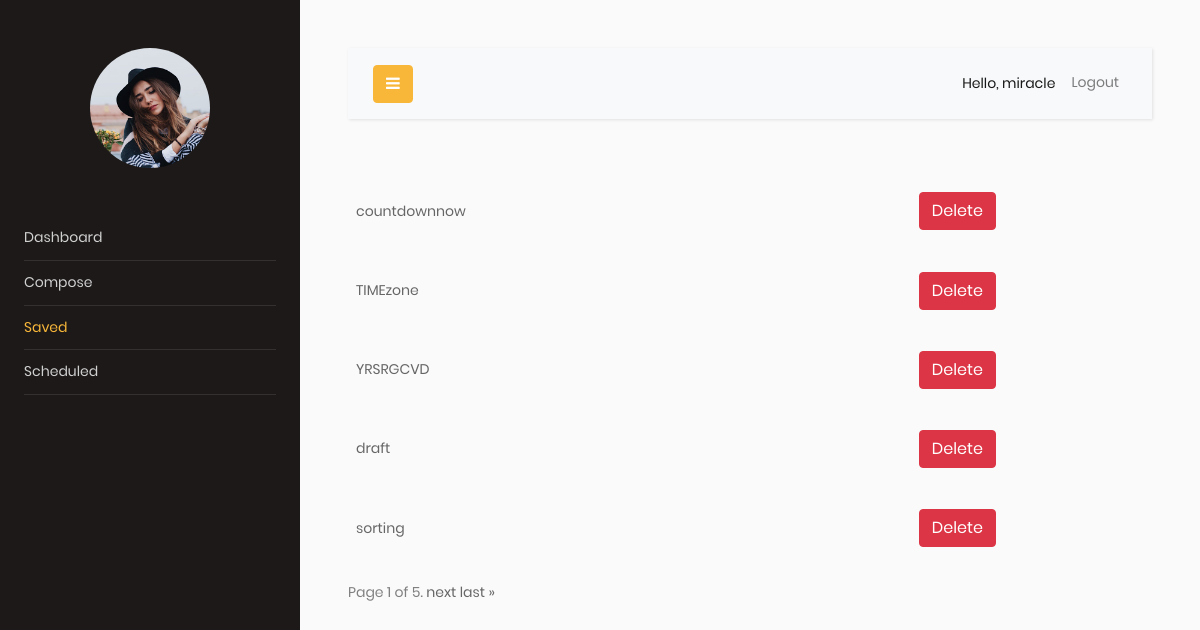
The page /saved/ (signed in) on the database its author committed.
### emailscheduler/models.py (models this page shows)
class Compose(models.Model):
    user = models.ForeignKey(User, on_delete=models.CASCADE, related_name="emaillist", null=True)
    To = models.EmailField()
    cc = models.EmailField(blank=True, null=True)
    bcc = models.EmailField(blank=True, null=True)
    subject = models.CharField(max_length=200, blank=True, null=True)
    body = RichTextField(blank=True, null=True)
    date_time = models.DateTimeField(blank=True, null=True)
    draft = models.BooleanField(default=True)
    def __str__(self):
        return self.subject

### emailscheduler/views.py (the view)
# urls.py: path("saved/", views.saved, name="saved"),
def saved(request):
    emaillist= Compose.objects.filter(user=request.user)
    paginator = Paginator(emaillist,5)
    page_number = request.GET.get('page')
    page_obj = paginator.get_page(page_number)
    return render(request, 'saved.html',{"emaillist":emaillist,'page_obj': page_obj})

### templates/saved.html (shortened to what this page needs)
<!DOCTYPE html>
<html lang="en">
<head>
    {% extends 'base.html' %}
{% block content %}
{% for email in page_obj %}
    <table><td style="width: 70%">
<a href="{% url 'showsaved' email.id %}">
    {{ email }}
</a></td>
        <td><a class="btn btn-danger" href="{% url 'delete' email.id %}" size="10">Delete</a></td><br/>
    </table>
{% endfor %}<br/>
    <div class="pagination">
    <span class="step-links">
        <span class="current">
            Page {{ page_obj.number }} of {{ page_obj.paginator.num_pages }}.
        </span>
        {% if page_obj.has_next %}
            <a href="?page={{ page_obj.next_page_number }}">next</a>
            <a href="?page={{ page_obj.paginator.num_pages }}">last &raquo;</a>
        {% endif %}
    </span>
</div>
{% endblock content %}

### templates/base.html (shortened to what this page needs)
<!DOCTYPE html>
<html lang="en">
<head>
      {% load static %}
      {% load bootstrap5 %}
		<link rel="stylesheet" href="https://stackpath.bootstrapcdn.com/font-awesome/4.7.0/css/font-awesome.min.css">
      <link rel="stylesheet" href="{%  static 'spec/components/sidebar.scss' %}">
		<link rel="stylesheet" href="{%  static 'css/style.css' %}">
      <link rel="stylesheet" href="{% static 'css/main.css' %}">
</head>
<body>
		<div class="wrapper d-flex align-items-stretch">
			<nav id="sidebar">
				<div class="p-4 pt-5">
                    <a href="#" class="img logo rounded-circle mb-5" style="background-image: url({% static 'images/logo.jpg' %})"></a>
	        <ul class="list-unstyled components mb-5" id="menulist">
	          <li class="drop active" id="/">
                  <a href="{% url "home" %}">Dashboard</a>
	          </li>
	          <li class="drop" id="/compose/">
	              <a href="{% url "compose" %}">Compose</a>
	          </li>
	          <li class="drop" id="/saved/">
              <a href="{% url "saved" %}">Saved</a>
	          </li>
	          <li class="drop" id="/scheduled/">
              <a href="{% url 'scheduled' %}">Scheduled</a>
	          </li>
	        </ul>
                </div>
            </nav>
        <div id="content" class="p-4 p-md-5">
        <nav class="navbar navbar-expand-lg navbar-light bg-light">
          <div class="container-fluid">
            <button type="button" id="sidebarCollapse" class="btn btn-primary">
              <i class="fa fa-bars"></i>
            </button>
            <div class="collapse navbar-collapse" id="navbarSupportedContent">
              <ul class="nav navbar-nav ml-auto">
                <li class="nav-item active">
                    <span class="nav-link">Hello, {{ request.user }}</span>
                </li>
                <li class="nav-item">
                    <a class="nav-link" href="{% url 'signout' %}"> Logout</a>
                </li>
              </ul>
            </div>
          </div>
        </nav>
            {% block content %}{% endblock %}
            </div>
        </div>
  </body>
</html>

### static/css/main.css (style rules this page uses)
* { margin: 0px; padding: 0px; box-sizing: border-box; }
body, html { height: 100%; font-family: Poppins-Regular, sans-serif; }
a { font-family: Poppins-Regular; font-size: 14px; line-height: 1.7; color: #666666; margin: 0px; transition: all 0.4s; -webkit-transition: all 0.4s; -o-transition: all 0.4s; -moz-transition: all 0.4s; }
ul, li { margin: 0px; list-style-type: none; }
button { outline: none !important; border: none; background: transparent; }

### templates/saved.html (style rules this page uses)
table { border-collapse: collapse; width: 100%; }
th, td { text-align: left; padding: 8px; }

### rows shown on the page
Compose: subject "countdownnow"
Compose: subject "TIMEzone"
Compose: subject "YRSRGCVD"
Compose: subject "draft"
Compose: subject "sorting"

### other values the page prints
{{ request.user }} "miracle"
{{ page_obj.number }} "1"
{{ page_obj.paginator.num_pages }} "5"
